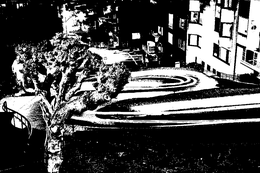
%> input picture visual_cryptograpthy_ahti/Visual_Cryptography/4 shares/result/road/road.bmp, 260 x 173 px, shrunk from 1152 x 768 before the run
$ octave Main.m   (GNU Octave 9; MATLAB toolbox functions it lacks are replaced by stand-ins)
%> lines starting %> are read from the running program, lines starting %| are printed output that depends on the picture; in (x1, y1, x2, y2) boxes, pixels count from 0 and x2, y2 are one past the last pixel; in counts of white or black regions, pixels touching at a corner belong together; the program's own positions count from 1
### visual_cryptograpthy_ahti/Visual_Cryptography/VisCrypt.m
%Program for Construction of a two-out-of-two Visual Cryptography Scheme

%Author : Athi Narayanan S
%M.E, Embedded Systems,
%K.S.R College of Engineering
%Erode, Tamil Nadu, India.
%http://sites.google.com/site/athisnarayanan/
%s_athi1983@yahoo.co.in

%Program Description
%This program generates a two-out-of-two Visual Cryptography Scheme shares.
%The input image for this program should be a binary image.
%The shares and the overlapping result of the shares are written as output.
%
%Usage:
%Input: inImg - A binary image
%Output: share1  - Generated share 1
%        share2  - Generated share 2
%        share12 - Overlapped result of shares 1 & 2

function [share1, share2, share12] = VisCrypt(inImg)

s = size(inImg);
%create a row(j) by 2xcol(i) "0" matrix
%black colour matrix
share1 = zeros(s(1), (2 * s(2)));
share2 = zeros(s(1), (2 * s(2)));


%%White Pixel Processing
%White Pixel share combinations
disp('White Pixel Processing...');
s1a=[1 0];
s1b=[1 0];
%find all the white colour pixel
[x y] = find(inImg == 1);
len = length(x);

for i=1:len
    a=x(i);b=y(i);
    pixShare=generateShare(s1a,s1b);
    share1((a),(2*b-1):(2*b))=pixShare(1,1:2);
    share2((a),(2*b-1):(2*b))=pixShare(2,1:2);
end

%Black Pixel Processing
%Black Pixel share combinations
disp('Black Pixel Processing...');
s0a=[1 0];
s0b=[0 1];
[x y] = find(inImg == 0);
len = length(x);

for i=1:len
    a=x(i);b=y(i);
    pixShare=generateShare(s0a,s0b);
    share1((a),(2*b-1):(2*b))=pixShare(1,1:2);
    share2((a),(2*b-1):(2*b))=pixShare(2,1:2);
end

share12=bitor(share1, share2);
share12 = ~share12;
disp('Share Generation Completed.');

### visual_cryptograpthy_ahti/Visual_Cryptography/generateShare.m
%Program for random permuting the share generation

%Author : Athi Narayanan S
%M.E, Embedded Systems,
%K.S.R College of Engineering
%Erode, Tamil Nadu, India.
%http://sites.google.com/site/athisnarayanan/
%s_athi1983@yahoo.co.in

%Program Description
%This program generates the share 1 & share 2 randomly for each pixel.

function out = generateShare(a,b)
% [4 lines of commented-out code are left out]
a1 = a(1);
a2 = a(2);
b1 = b(1);
b2 = b(2);
%put top row with "a" vector, bot row with "b" vector
in = [a
      b];
out = zeros(size(in));
randNumber = floor(1.9*rand(1));

if (randNumber == 0)
    out = in;
elseif (randNumber == 1)
    a(1) = a2;
    a(2) = a1;
    b(1) = b2;
    b(2) = b1;
    out = [a
           b];
end

### visual_cryptograpthy_ahti/Visual_Cryptography/Main.m
%Program for Construction of a two-out-of-two Visual Cryptography Scheme

%Author : Athi Narayanan S
%M.E, Embedded Systems,
%K.S.R College of Engineering
%Erode, Tamil Nadu, India.
%http://sites.google.com/site/athisnarayanan/
%s_athi1983@yahoo.co.in

%Program Description
%This program is the main entry of the application.
%This program generates a two-out-of-two Visual Cryptography Scheme shares.
%The input image for this program should be a binary image.
%The shares and the overlapping result of the shares are written as output.
%The Shares (1 & 2) can be printed in separate transparent sheets and overlapping them
%reveals the secret image.

%Clear Memory & Command Window
clc;
clear all;
close all;

%Read Input Binary Secret Image
inImg = imread('road.bmp');
%> inImg is the input picture: size 173x260x3 uint8; min 0, max 255, mean 77.7
figure;imshow(inImg);title('Original image');
%when testing with two other different image(road and starbucks)
%I have added two lines - 29 and 30 to make image suit for the program
%--samson
inImg = inImg(:,:,1);
%> inImg: size 173x260 uint8
inImg = logical(inImg);
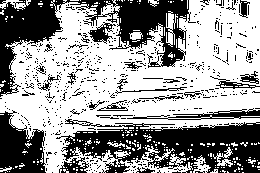
%> inImg: size 173x260 logical; 60% white; 566 black regions (536 under 20 px), largest, box (x1, y1, x2, y2) and area: (56, 119, 260, 173) 6266, (0, 0, 196, 97) 5990, (0, 110, 46, 173) 1936

%Visual Cryptography
[share1, share2, share12] = VisCrypt(inImg);
%> in VisCrypt, `[x y] = find(inImg == 1);`: x = 26971 values from 1 to 173; y = 26971 values from 1 to 260
%> in VisCrypt, `len = length(x);`: len = 26971
%> the loop in VisCrypt, `for i=1:len` made 26971 passes
%> (a, b, pixShare) on passes 1 to 3: (5, 1, [0 1; 0 1]), (6, 1, [0 1; 0 1]), (7, 1, [1 0; 1 0])
%> after the loop in VisCrypt, `for i=1:len`:
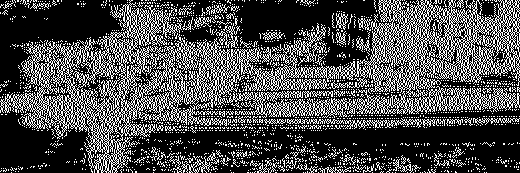
%> share1: size 173x520 double; values 0 (black) and 1 (white), 30% white in thin lines or dots
%> in VisCrypt, `[x y] = find(inImg == 0);`: x = 18009 values from 1 to 173; y = 18009 values from 1 to 260
%> in VisCrypt, `len = length(x);`: len = 18009
%> the loop in VisCrypt, `for i=1:len` made 18009 passes
%> (a, pixShare) on passes 1 to 3: (1, [1 0; 0 1]), (2, [1 0; 0 1]), (3, [1 0; 0 1])
%> after the loop in VisCrypt, `for i=1:len`:
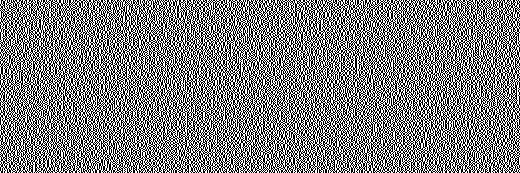
%> share1: size 173x520 double; values 0 (black) and 1 (white), 50% white in thin lines or dots
%> after the loop in VisCrypt, `for i=1:len`:
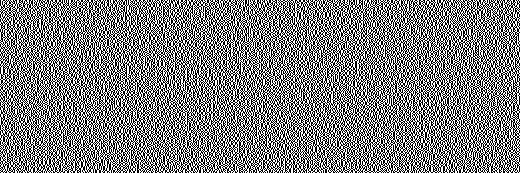
%> share2: size 173x520 double; values 0 (black) and 1 (white), 50% white in thin lines or dots
%> in VisCrypt, `share12=bitor(share1, share2);`:
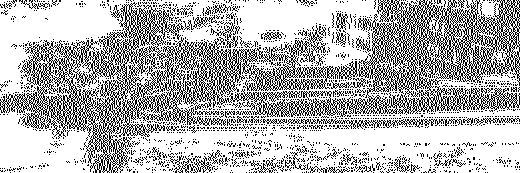
%> share12: size 173x520 double; values 0 (black) and 1 (white), 70% white; black in thin lines or dots
%> in VisCrypt, `share12 = ~share12;`: share12: size 173x520 logical; 30% white in thin lines or dots

%Outputs
figure;imshow(share1);title('Share 1');
figure;imshow(share2);title('Share 2');

figure;imshow(share12);title('Overlapping Share 1 & 2');

imwrite(share1,'Share1.bmp');
imwrite(share2,'Share2.bmp');
imwrite(share12,'Overlapped.bmp');
